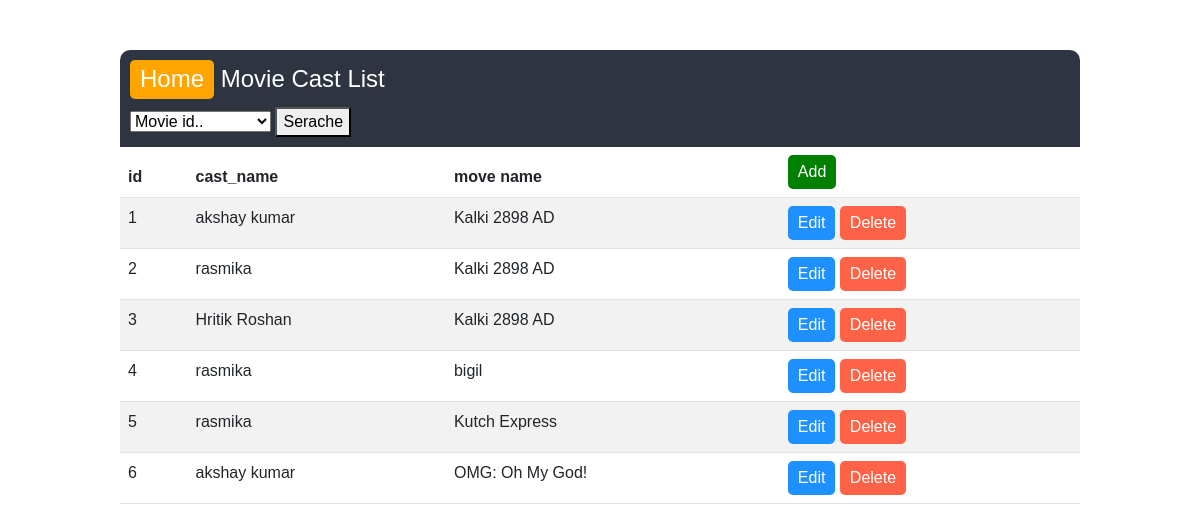
/admin/cast_profile_movie_list.php, run on the app's committed database.
### tables this page shows
CREATE TABLE `cast_profile_movie_list` (
  `id` int(10) NOT NULL,
  `cast_name` varchar(250) NOT NULL,
  `cast_movie_name` varchar(250) NOT NULL
);

### admin/cast_profile_movie_list.php (the view, shortened to what this page needs)
<!DOCTYPE html>
<html lang="en">
<head>
    <link href="https://cdn.jsdelivr.net/npm/bootstrap@5.3.0-alpha1/dist/css/bootstrap.min.css" rel="stylesheet">
</head>
<body>
    <div class="table-container">
        <div class="table-header">
               <h4><a href="../admin/admin.php"><button class="btn-back" >Home</button></a> Movie Cast List</h4>
               <form action="#" method="post">
              <select class="yere" name ="a_name">
            <option for value="from">Movie id..</option>
</select> <button formaction = 'cast_profile_movie_list_ser.php'>Serache</button>
              </form>
        </div>
        <table class="table table-striped">
            <thead>
            <tr>
                    <th>id</th>
                    <th>cast_name</th>
                    <th>move name</th>
                    <th><a href="cast_profile_movie_add.php"><button class="btn-add"  formaction = 'cast_profile_movie_add.php' >Add</button></a></th>
                </tr>
            </thead>
            <tbody>
                <?php
                    require("../backend/db01.php");
                    $query =  "SELECT * FROM cast_profile_movie_list";
                    $result = mysqli_query($conn, $query);
                    if (mysqli_num_rows($result) > 0) {
                        while($row = mysqli_fetch_assoc($result)) {
                    ?>
                <tr>
                    <td><?php echo $row["id"]; ?></td>
                    <td><?php echo $row["cast_name"]; ?></td>
                    <td><?php echo $row["cast_movie_name"]; ?></td>
                    <td>
                        <form action="" method="post">
                        <button class="btn-edit"  >Edit</button>
                        <button class="btn-delete" formaction = 'movie_add_catagry_del.php' >Delete</button>
                        </form>
                    </td>
                </tr>
                <?php
}
} else {
    echo "0 results";
}
 ?>
            </tbody>
        </table>
    </div>
</body>
</html>

### admin/cast_profile_movie_list.php (style rules this page uses)
body { font-family: Arial, sans-serif; }
.table-container { margin: 50px auto; width: 80%; }
.table-header { background-color: #2E3440; color: white; padding: 10px; border-top-left-radius: 10px; border-top-right-radius: 10px; }
.table { background-color: white; border-radius: 10px; }
.btn-edit { background-color: #1E90FF; color: white; border: none; border-radius: 5px; padding: 5px 10px; }
.btn-delete { background-color: #FF6347; color: white; border: none; border-radius: 5px; padding: 5px 10px; }
.btn-add { background-color: green; color: white; border: none; border-radius: 5px; padding: 5px 10px; }
.btn-back { background-color: orange; color: white; border: none; border-radius: 5px; padding: 5px 10px; }

### data on the page
cast_profile_movie_list: id "1", cast_name "akshay kumar", cast_movie_name "Kalki 2898 AD"
cast_profile_movie_list: id "2", cast_name "rasmika", cast_movie_name "Kalki 2898 AD"
cast_profile_movie_list: id "3", cast_name "Hritik Roshan", cast_movie_name "Kalki 2898 AD"
cast_profile_movie_list: id "4", cast_name "rasmika", cast_movie_name "bigil"
cast_profile_movie_list: id "5", cast_name "rasmika", cast_movie_name "Kutch Express"
cast_profile_movie_list: id "6", cast_name "akshay kumar", cast_movie_name "OMG: Oh My God!"
